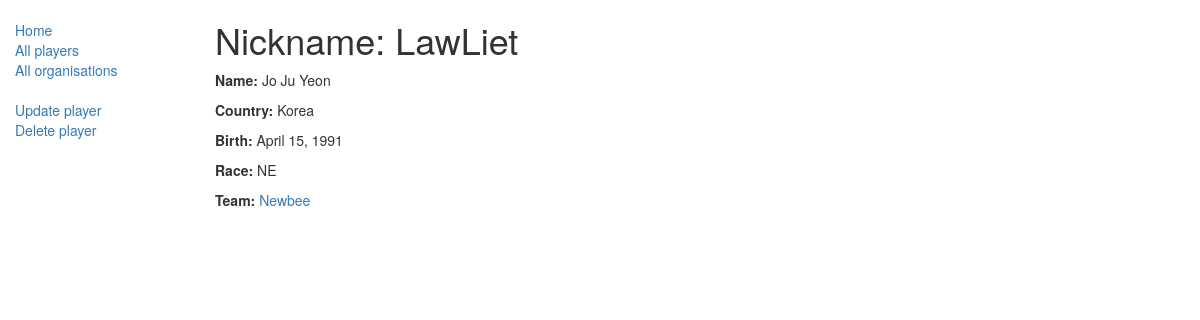
The app's page /esport/player/1 with its own data.
### esport/models.py (models this page shows, shortened)
class Player(models.Model):
    nickname = models.CharField(max_length=20)
    name = models.CharField(max_length=40)
    birth = models.DateField(null=True, blank=True)
    country = models.ForeignKey(Country, on_delete=models.SET_NULL, null=True)
    race = models.ForeignKey(Race, on_delete=models.SET_NULL, null=True)
    team = models.ForeignKey(Organization, on_delete=models.SET_NULL, null=True)

class Country(models.Model):
    name = models.CharField(max_length=20)
    def __str__(self):
        return self.name

class Race(models.Model):
    RACES = (
        ('Hu', 'Human'),
        ('Or', 'Orc'),
        ('Un', 'Undead'),
        ('NE', 'Night Elf'),
    )
    name = models.CharField(max_length=2, choices=RACES, help_text="Race")
    def __str__(self):
        return self.name

class Organization(models.Model):
    name = models.CharField(max_length=20)
    location = models.ForeignKey(Country, on_delete=models.SET_NULL, null=True)
    created = models.DateField(null=True, blank=True)
    def __str__(self):
        return self.name
    def get_absolute_url(self):
        return reverse('org-detail', args=[str(self.id)])

### esport/views.py (the view)
# urls.py: url(r'^player/(?P<pk>\d+)$', views.PlayerDetailView.as_view(), name='player-detail'),
class PlayerDetailView(generic.DetailView):
    model = Player

### esport/templates/esport/player_detail.html
{% extends "base_generic.html" %}
{% block content %}
  <h1>Nickname: {{ player.nickname }}</h1>
    <p><strong>Name:</strong> {{ player.name }}</p>
    <p><strong>Country:</strong> {{ player.country }}</p>
    <p><strong>Birth:</strong> {{ player.birth }}</p>
    <p><strong>Race:</strong> {{ player.race }}</p>
    <p><strong>Team:</strong> <a href="{{ player.team.get_absolute_url }}">{{ player.team }}</a></p>
{% endblock %}
{% block sidebar %}
    {{ block.super }}
      <ul class="sidebar-nav">
          <li><a href="{% url 'player-update' player.id %}">Update player</a></li>
          <li><a href="{% url 'player-delete' player.id %}">Delete player</a></li>
      </ul>
{% endblock %}

### esport/static/css/styles.css (style rules this page uses)
.sidebar-nav { margin-top: 20px; padding: 0; list-style: none; }

### records on screen
Player: nickname "LawLiet", name "Jo Ju Yeon", country "Korea", birth "April 15, 1991", race "NE", team "Newbee"
